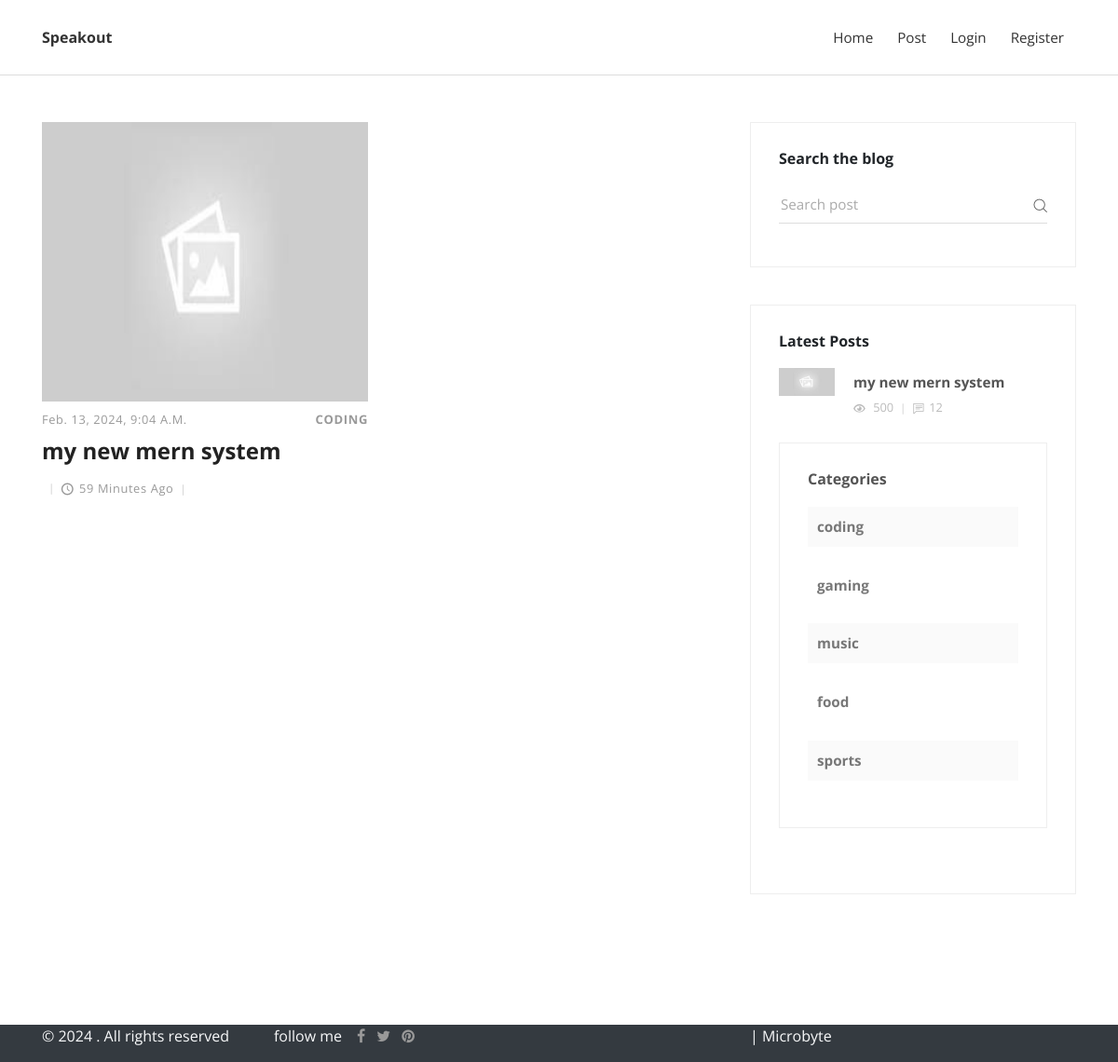
The page / on the database its author committed.
### post/models.py (models this page shows, shortened)
class Post(models.Model):
    id = models.AutoField(primary_key=True)
    title = models.CharField(blank=False, max_length=250)
    slug = AutoSlugField(populate_from='title')
    post_category = models.ForeignKey(Category, blank=False, on_delete=models.CASCADE)
    post_image = models.ImageField(default='post_image/df.jpeg', upload_to='post_image/')
    author = models.ForeignKey(User, blank=False, on_delete=models.CASCADE)
    post = RichTextField(blank=False)
    create_date = models.DateTimeField(auto_now_add=True)
    update_date = models.DateTimeField(auto_now_add=True)
    objects = models.Manager()

class Category(models.Model):
    id = models.AutoField(primary_key=True)
    category = models.CharField(blank=False, max_length=50)
    create_date = models.DateTimeField(auto_now_add=True)
    update_date = models.DateTimeField(auto_now_add=True)
    objects = models.Manager()
    class Meta:
        verbose_name_plural = "categories"
    def __str__(self):
        return self.category

### home/views.py (the view)
# urls.py: path('', views.index, name='home'),
def index(request):
    posts = Post.objects.all()
    latest_posts = Post.objects.all().order_by('-create_date')[:3]
    categories = Category.objects.all()
    pages = Paginator(posts, 10)
    page = request.GET.get('page', 1)
    try:
        posters = pages.page(page)
    except PageNotAnInteger:
        posters = pages.page(1)
    except EmptyPage:
        posters = pages.page(pages.num_pages)
    context={
        'posts': posters,
        'latest_posts': latest_posts,
        'categories': categories
    }
    return render(request, 'index.html', context)

### templates/index.html (shortened to what this page needs)
{% extends 'base.html' %}
{% load humanize %}
{% block content %}
<div class="row">
        <main class="posts-listing col-lg-8">
          <div class="container">
            <div class="row">
              {% for post in posts %}
              <div class="post col-xl-6">
                {% if post.post_image is not null %}
                    <img src="{{post.post_image.url}}" alt="..." width="100%" height="300px">
                {% endif %}
                  <div class="post-details">
                    <div class="post-meta d-flex justify-content-between">
                      <div class="date meta-last"> {{post.create_date}} </div>
                      <div class="category"><a href="#">{{post.post_category}}</a></div>
                    </div>
                    <a href="{% url 'view_post' post.id post.slug %}"><h3 class="h4"> {{post.title}} </h3></a>
                    <footer class="post-footer d-flex align-items-center"><a href="#" class="author d-flex align-items-center flex-wrap">
                        <div class="title"></div></a>
                      <div class="date"><i class="icon-clock"></i>{{post.create_date|naturaltime}}</div>
                    </footer>
                  </div>
              </div>
              {% endfor %}
            </div>
          </div>
        </main>
        <aside class="col-lg-4">
          <div class="widget search">
            <header>
              <h3 class="h6">Search the blog</h3>
            </header>
            <form action="{% url 'search' %}" method="post" class="search-form">
              <div class="form-group">
                <input type="search" name="search" placeholder="Search post">
                <button type="submit" class="submit"><i class="icon-search"></i></button>
              </div>
            </form>
          </div>
          <div class="widget latest-posts">
            <header>
              <h3 class="h6">Latest Posts</h3>
            </header>
            <div class="blog-posts"><a href="#">
                {% for lp in latest_posts %}
                <div class="item d-flex align-items-center">
                  <div class="image"><img src="{{lp.post_image.url}}" alt="..." class="img-fluid"></div>
                  <div class="title">
                  <a href="{% url 'view_post' lp.id lp.slug %}"><strong>{{lp.title}}</strong></a>
                    <div class="d-flex align-items-center">
                      <div class="views"><i class="icon-eye"></i> 500</div>
                      <div class="comments"><i class="icon-comment"></i>12</div>
                    </div>
                  </div>
                </div></a><a href="#">
                {% endfor %}
          </div>
          <div class="widget categories">
            <header>
              <h3 class="h6">Categories</h3>
            </header>
            {% for category in categories %}
              <div class="item d-flex"><a href="{% url 'category' category.id %}">{{category.category}}</a></div>
            {% endfor %}
          </div>
        </aside>
      </div>
{% endblock %}
{% block footer %}
{% include 'incs/footer.html' %}
{% endblock  %}

### templates/base.html (shortened to what this page needs)
<!DOCTYPE html>
<html>
  <head>
    {% load static %}
    {% load wysiwyg %}
    <link rel="stylesheet" href="{% static 'vendor/bootstrap/css/bootstrap.min.css' %}">
    <link rel="stylesheet" href="{% static 'vendor/font-awesome/css/font-awesome.min.css' %}">
    <link rel="stylesheet" href="{% static 'css/fontastic.css' %}">
    <link rel="stylesheet" href="{% static 'vendor/@fancyapps/fancybox/jquery.fancybox.min.css' %}">
    <link rel="stylesheet" href="{% static 'css/style.default.css' %}" id="theme-stylesheet">
    <link rel="stylesheet" href="{% static 'css/custom.css' %}">
    <link rel="stylesheet" href="{% static 'js/jpreview.css' %}">
  </head>
  <body>
    {% include 'incs/navbar.html' %}
    <div class="container">
      {% block content %}
      {% endblock %}
    </div>
    {% block footer %}
    {% endblock  %}
  </body>
</html>

### templates/incs/navbar.html (shortened to what this page needs)
<header class="header">
      <nav class="navbar navbar-expand-lg">
        <div class="container">
          <div class="navbar-header d-flex align-items-center justify-content-between">
            <a href="index.html" class="navbar-brand">Speakout</a>
          </div>
          <div id="navbarcollapse" class="collapse navbar-collapse">
            <ul class="navbar-nav ml-auto">
              <li class="nav-item"><a href="/" class="nav-link ">Home</a>
              </li>
              <li class="nav-item"><a href=" {% url 'create_post' %} " class="nav-link ">Post</a>
              </li>
              {% if user.id %}
                  <div class="btn-group">
                    <button type="button" class="btn btn-light dropdown-toggle" data-toggle="dropdown" aria-haspopup="true" aria-expanded="false">
                      {{user.first_name}} {{user.last_name}}
                    </button>
                    <div class="dropdown-menu dropdown-menu-right">
                      {% comment %} <a class="dropdown-item" href=" {% url '' %} ">view profile</a>{% endcomment %}
                      <a class="dropdown-item" href=" {% url 'profile' user.id user.username %} ">view profile</a>
                      <a class="dropdown-item" href=" {% url 'logout' %} ">logout</a>
                    </div>
                  </div>
              {% else %}
                  <li class="nav-item"><a href=" {% url 'login' %} " class="nav-link ">Login</a>
                  </li>
                  <li class="nav-item"><a href="{% url 'register' %}" class="nav-link ">Register</a>
                  </li>
              {% endif %}
            </ul>
          </div>
        </div>
      </nav>
    </header>

### templates/incs/footer.html
<footer class="bg-dark text-light">
      <div class="copyrights">
        <div class="container">
          <div class="row">
            <div class="d-flex flex-row col-md-8">
              <p >&copy; {% now "Y" %} . All rights reserved</p>
              <p class="ml-5 mr-3">follow me</p>
              <ul class="social-menu">
                <li class="list-inline-item"><a href="#"><i class="fa fa-facebook"></i></a></li>
                <li class="list-inline-item"><a href="#"><i class="fa fa-twitter"></i></a></li>
                <li class="list-inline-item"><a href="#"><i class="fa fa-pinterest"></i></a></li>
              </ul>
            </div>
            <div class="col-md-4 text-left">
              <p>| Microbyte</p>
            </div>
          </div>
        </div>
      </div>
    </footer>

### static/css/style.default.css (style rules this page uses)
body { overflow-x: hidden; }
strong { font-weight: 700; }
a, i, span { display: inline-block; text-decoration: none; -webkit-transition: all 0.3s; transition: all 0.3s; }
a i { -webkit-transition: none; transition: none; }
ul { margin: 0; padding: 0; }
button, input { outline: none !important; font-family: "Open Sans", sans-serif; }
button { cursor: pointer; }
main, aside { padding: 50px 0 100px; }
.widget { margin-bottom: 40px; padding: 30px; border: 1px solid #eee; }
.widget header { margin-bottom: 20px; }
.category a { color: #999; letter-spacing: 0.08em; font-weight: 700; text-transform: uppercase; text-decoration: none; font-size: 13px; }
.category a::after { content: ','; color: #ddd; display: inline-block; margin-right: 5px; }
.category a:last-of-type::after { display: none; }
i[class*="icon-"] { -webkit-transform: translateY(3px); transform: translateY(3px); }
h1, h2, h3, h4, h5, h6 { margin-bottom: 15px; }
.navbar { background: #fff; padding-top: 20px !important; padding-bottom: 20px !important; z-index: 9998; border-bottom: 1px solid #ddd; }
.navbar .navbar-nav a.nav-link { color: #333; margin: 0 5px; font-weight: 400; font-size: 0.95em; }
.post-meta { margin: 10px 0; font-size: 0.8em; }
.post-meta .date { text-transform: uppercase; font-weight: 400; }
.post-meta .date::after { display: none; }
.post a { text-decoration: none; }
.post h3 { line-height: 1.1em; color: #222; -webkit-transition: all 0.3s; transition: all 0.3s; margin-bottom: 1rem; }
.post .category a { color: #999; letter-spacing: 0.05em; font-weight: 700; text-transform: uppercase; text-decoration: none; }
.post .date { letter-spacing: 0.05em; font-weight: 400; text-transform: uppercase; color: #aaa; }
.post .title, .post .date, .post .comments, .post .views { font-weight: 400; color: #999; text-transform: capitalize; }
.post .title i, .post .date i, .post .comments i, .post .views i { margin-right: 5px; font-size: 1.1em; }
.post .title::after, .post .date::after, .post .comments::after, .post .views::after { content: '|'; display: inline-block; margin: 0 7px; font-size: 0.9em; color: #ccc; }
.post .meta-last::after { display: none; }
main.posts-listing { padding-top: 50px; padding-left: 0; padding-right: 0; }
main.posts-listing .post { margin-bottom: 50px; }
main.posts-listing .post-footer { font-size: 0.8em; }
.widget.search .form-group { position: relative; }
.widget.search input { width: 100%; height: 40px; line-height: 40px; border: none; border-bottom: 1px solid #ddd; font-size: 0.95em; font-family: "Open Sans", sans-serif; font-weight: 400; background: none; }
.widget.search .submit { height: 40px; padding: 0; line-height: 40px; background: none; border: none; color: #555; font-size: 0.9em; position: absolute; top: 0; right: 0; }
.widget.latest-posts a { display: block; color: #555; text-decoration: none; }
.widget.latest-posts .image { min-width: 60px; max-width: 60px; height: 60px; overflow: hidden; margin-right: 20px; }
.widget.latest-posts .item { margin-bottom: 20px; }
.widget.latest-posts strong { font-size: 0.95em; display: block; line-height: 1em; }
.widget.latest-posts .views, .widget.latest-posts .comments { font-size: 0.8em; font-weight: 400; color: #bbb; margin-top: 10px; }
.widget.latest-posts .views i, .widget.latest-posts .comments i { margin-right: 5px; }
.widget.latest-posts .views::after, .widget.latest-posts .comments::after { content: '|'; display: inline-block; margin: 0 7px; font-size: 0.9em; color: #ccc; }
.widget.latest-posts .comments::after { display: none; }
.widget.categories .item { background: #fafafa; padding: 10px; color: #777; font-weight: 700; }
.widget.categories .item:nth-of-type(2n+2) { background: none; }
.widget.categories .item a { color: inherit; font-size: 0.95em; }
.navbar { padding: 0.5rem 1rem; }
.navbar-brand { display: inline-block; padding-top: 0.5rem; padding-bottom: 0.5rem; margin-right: 1rem; font-size: 1rem; color: #333; font-weight: bold; }
body { font-family: "Open Sans", sans-serif; font-size: 1rem; font-weight: normal; line-height: 1.5; color: #212529; background-color: #fff; }
a { color: #999; text-decoration: none; }
h1, h2, h3, h4, h5, h6, .h1, .h2, .h3, .h4, .h5, .h6 { margin-bottom: 0.5rem; font-family: inherit; font-weight: 700; line-height: 1.1; color: inherit; }
h3, .h3 { font-size: 1.75rem; }
h4, .h4 { font-size: 1.5rem; }
h6, .h6 { font-size: 1rem; }
.bg-dark { background-color: #343a40 !important; }
.text-light { color: #f8f9fa !important; }

### rows shown on the page
Post: post_image (picture), create_date "Feb. 13, 2024, 9:04 A.m.", post_category "CODING", title "my new mern system", create_date "59 Minutes Ago"
Category: category "coding"
Category: category "gaming"
Category: category "music"
Category: category "food"
Category: category "sports"
